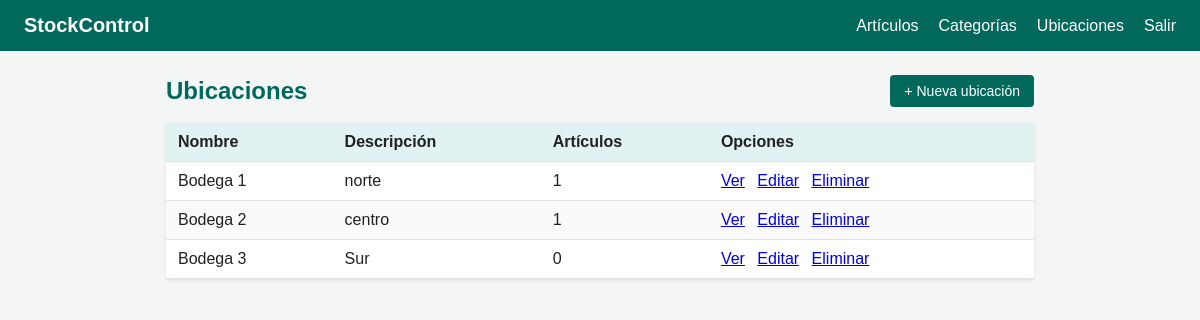
Screenshot of /ubicaciones/ (signed in) with the database file from the repository.
### inventario/models.py (models this page shows, shortened)
class Ubicacion(models.Model):
    nombre = models.CharField(max_length=100, unique=True,)
    descripcion = models.CharField(max_length=256, blank=True,)
    creado = models.DateTimeField(auto_now_add=True,)
    actualizado = models.DateTimeField(auto_now=True,)
    class Meta:
        verbose_name = "Ubicación"
        verbose_name_plural = "Ubicaciones"
        ordering = ["nombre"]

### inventario/views.py (the view)
# urls.py: path("ubicaciones/", views.ubicacion_lista, name="ubicacion_lista"),
@login_required
def ubicacion_lista(request):
    ubicaciones = Ubicacion.objects.all()
    return render(request, "inventario/ubicaciones.html", {"ubicaciones": ubicaciones})

### inventario/templates/inventario/ubicaciones.html
{% extends 'inventario/base.html' %}
{% block contenido %}
<div class="top">
  <h2>Ubicaciones</h2>
  {% if not static_export %}
  <a class="btn" href="{{ pages_prefix }}{% url 'inventario:ubicacion_crear' %}">+ Nueva ubicación</a>
  {% endif %}
</div>
{% if not ubicaciones %}
  <p>No hay ubicaciones todavía.</p>
{% else %}
<table>
  <thead>
    <tr>
      <th>Nombre</th>
      <th>Descripción</th>
      <th>Artículos</th>
      <th>Opciones</th>
    </tr>
  </thead>
  <tbody>
    {% for u in ubicaciones %}
    <tr>
      <td>{{ u.nombre }}</td>
      <td>{{ u.descripcion|default:"—" }}</td>
      <td>{{ u.articulos.count }}</td>
      <td class="actions">
        <a href="{{ pages_prefix }}{% url 'inventario:ubicacion_detalle' u.pk %}">Ver</a>
        {% if not static_export %}
        <a href="{{ pages_prefix }}{% url 'inventario:ubicacion_editar' u.pk %}">Editar</a>
        <a href="{{ pages_prefix }}{% url 'inventario:ubicacion_eliminar' u.pk %}">Eliminar</a>
        {% endif %}
      </td>
    </tr>
    {% endfor %}
  </tbody>
</table>
{% endif %}
{% endblock %}

### inventario/templates/inventario/base.html (style rules this page uses)
* { box-sizing: border-box; }
body { font-family: Arial, Helvetica, sans-serif; margin:0; background:#f4f6f6; color:#212121; }
table { width:100%; border-collapse:collapse; background:#fff; box-shadow:0 1px 3px rgba(0,0,0,.1); }
th, td { text-align:left; padding:10px 12px; border-bottom:1px solid #e0e0e0; }
th { background:#e0f2f1; }
tr:nth-child(even) td { background:#fafafa; }
.btn { display:inline-block; background:#00695c; color:#fff; padding:8px 14px; border:none; border-radius:4px; text-decoration:none; cursor:pointer; font-size:14px; }
.actions a { margin-right:8px; }
h2 { color:#00695c; }
.top { display:flex; align-items:center; margin-bottom:16px; }
.top h2 { margin:0; margin-right:auto; }

### rows the page displays
Ubicacion: nombre "Bodega 1", descripcion "norte", articulos.count "1"
Ubicacion: nombre "Bodega 2", descripcion "centro", articulos.count "1"
Ubicacion: nombre "Bodega 3", descripcion "Sur", articulos.count "0"
